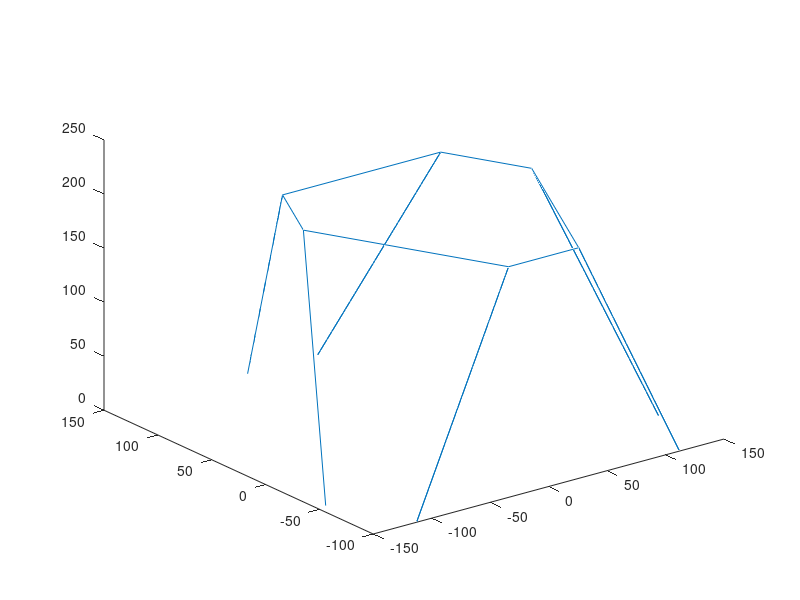

Source code (MATLAB):
clc;

%desired position and orientation
p = [0; 0; 210];
a = 0;
b = 0;
y = 0;

a11 = cos(y)*cos(b);
a12 = (cos(y)*sin(b)*sin(a)) - (sin(y)*cos(a));
a13 = (cos(y)*sin(b)*cos(a)) + (sin(y)*sin(a));
a21 = sin(y)*cos(b);
a22 = (sin(y)*sin(b)*sin(a)) + (cos(y)*cos(a));
a23 = (sin(y)*sin(b)*cos(a)) - (cos(y)*sin(a));
a31 = -sin(b);
a32 = cos(b)*sin(a);
a33 = cos(b)*cos(a);

R = [a11 a12 a13; a21 a22 a23; a31 a32 a33];


%Punkter 
a1 = [-142.28; -47.5; 0];
a2 = [-112.28; -99.47; 0];
a3 = [112.28; -99.47; 0];
a4 = [142.28; -47.5; 0];
a5 = [30; 146.97; 0];
a6 = [-30; 146.97; 0];

b1 = [-97.61; 21.72; 0];
b2 = [-30; -95.39; 0];
b3 = [30; -95.39; 0];
b4 = [97.61; 21.72; 0];
b5 = [67.61; 73.68; 0];
b6 = [-67.61; 73.68; 0];



    %Calculate outputs
    s1 = p + R*b1 - a1;
    s2 = p + R*b2 - a2;
    s3 = p + R*b3 - a3;
    s4 = p + R*b4 - a4;
    s5 = p + R*b5 - a5;
    s6 = p + R*b6 - a6;
    
    length_s1 = sqrt(s1(1)^2 + s1(2)^2 + s1(3)^2);
    length_s2 = sqrt(s2(1)^2 + s2(2)^2 + s2(3)^2);
    length_s3 = sqrt(s3(1)^2 + s3(2)^2 + s3(3)^2);
    length_s4 = sqrt(s4(1)^2 + s4(2)^2 + s4(3)^2);
    length_s5 = sqrt(s5(1)^2 + s5(2)^2 + s5(3)^2);
    length_s6 = sqrt(s6(1)^2 + s6(2)^2 + s6(3)^2);

    X = [a1(1) s1(1)+a1(1) s2(1)+a2(1) a2(1) s2(1)+a2(1) s3(1)+a3(1) a3(1) s3(1)+a3(1) s4(1)+a4(1) a4(1) s4(1)+a4(1) s5(1)+a5(1) a5(1) s5(1)+a5(1) s6(1)+a6(1) a6(1) s6(1)+a6(1) s1(1)+a1(1)];
    Y = [a1(2) s1(2)+a1(2) s2(2)+a2(2) a2(2) s2(2)+a2(2) s3(2)+a3(2) a3(2) s3(2)+a3(2) s4(2)+a4(2) a4(2) s4(2)+a4(2) s5(2)+a5(2) a5(2) s5(2)+a5(2) s6(2)+a6(2) a6(2) s6(2)+a6(2) s1(2)+a1(2)];
    Z = [a1(3) s1(3)+a1(3) s2(3)+a2(3) a2(3) s2(3)+a2(3) s3(3)+a3(3) a3(3) s3(3)+a3(3) s4(3)+a4(3) a4(3) s4(3)+a4(3) s5(3)+a5(3) a5(3) s5(3)+a5(3) s6(3)+a6(3) a6(3) s6(3)+a6(3) s1(3)+a1(3)];
    
    plot3(X, Y, Z)
   
    d1 = length_s1 - 207;
    d2 = length_s2 - 207;
    d3 = length_s3 - 207;
    d4 = length_s4 - 207;
    d5 = length_s5 - 207;
    d6 = length_s6 - 207; 

    %pause(0.01)
    
    %i= i + 1;
    
    %p(1) = p(1) + 0.04;
